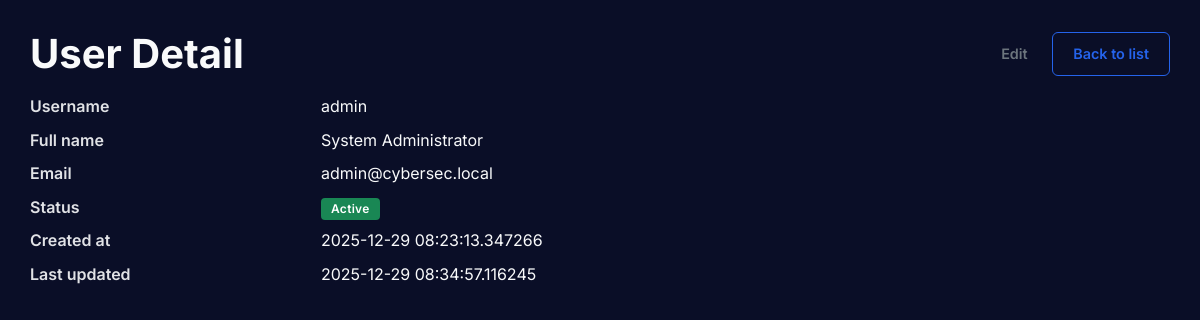
Before: /users/1 with the older database file.
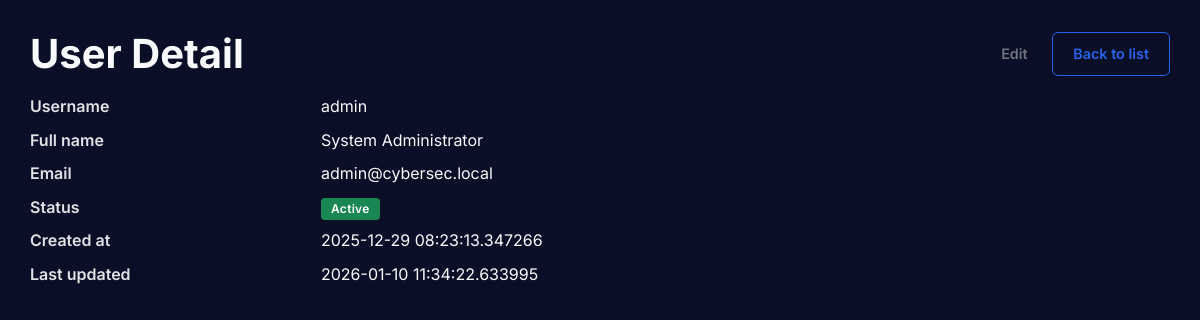
After: the same page with the newer database file.
### app/models/user.py (models this page shows, shortened)
class User(db.Model):
    __tablename__ = 'users'
    id = db.Column(db.Integer, primary_key=True)
    username = db.Column(db.String(80), unique=True, nullable=False)
    email = db.Column(db.String(120), unique=True, nullable=False)
    full_name = db.Column(db.String(120), nullable=False)
    role = db.Column(db.String(20), default='analyst', nullable=False)  # admin, analyst, viewer
    is_active = db.Column(db.Boolean, default=True, nullable=False)
    password_hash = db.Column(db.String(255), nullable=False)
    created_at = db.Column(db.DateTime, default=datetime.utcnow, nullable=False)
    updated_at = db.Column(db.DateTime, default=datetime.utcnow, onupdate=datetime.utcnow, nullable=False)
    last_login = db.Column(db.DateTime, nullable=True)

### app/routes/user_routes.py (the view)
@user_bp.route("/<int:user_id>")
def detail(user_id: int):
    user = UserService.get_by_id(user_id)
    if user is None:
        abort(404)
    return render_template("users/detail.html", user=user)

### app/services/user_service.py (called while the page is built)
    @staticmethod
    def get_by_id(user_id: int) -> Optional[User]:
        return User.query.get(user_id)

### app/templates/users/detail.html (shortened to what this page needs)
{% extends "layouts/base.html" %}
{% block content %}
<div class="d-flex justify-content-between align-items-center mb-3">
    <h1 class="mb-0">User Detail</h1>
    <div>
        <a href="{{ url_for('users.edit', user_id=user.id) }}" class="btn btn-sm btn-outline-secondary">Edit</a>
        <a href="{{ url_for('users.index') }}" class="btn btn-sm btn-outline-primary">Back to list</a>
    </div>
</div>
<dl class="row">
    <dt class="col-sm-3">Username</dt>
    <dd class="col-sm-9">{{ user.username }}</dd>
    <dt class="col-sm-3">Full name</dt>
    <dd class="col-sm-9">{{ user.full_name }}</dd>
    <dt class="col-sm-3">Email</dt>
    <dd class="col-sm-9">{{ user.email }}</dd>
    <dt class="col-sm-3">Status</dt>
    <dd class="col-sm-9">
        {% if user.is_active %}
        <span class="badge text-bg-success">Active</span>
        {% else %}
        <span class="badge text-bg-secondary">Inactive</span>
        {% endif %}
    </dd>
    <dt class="col-sm-3">Created at</dt>
    <dd class="col-sm-9">{{ user.created_at }}</dd>
    <dt class="col-sm-3">Last updated</dt>
    <dd class="col-sm-9">{{ user.updated_at }}</dd>
</dl>
{% endblock %}

Changed rows visible on the page:
changed User "admin": updated_at "2025-12-29 08:34:57.116245" → "2026-01-10 11:34:22.633995"
